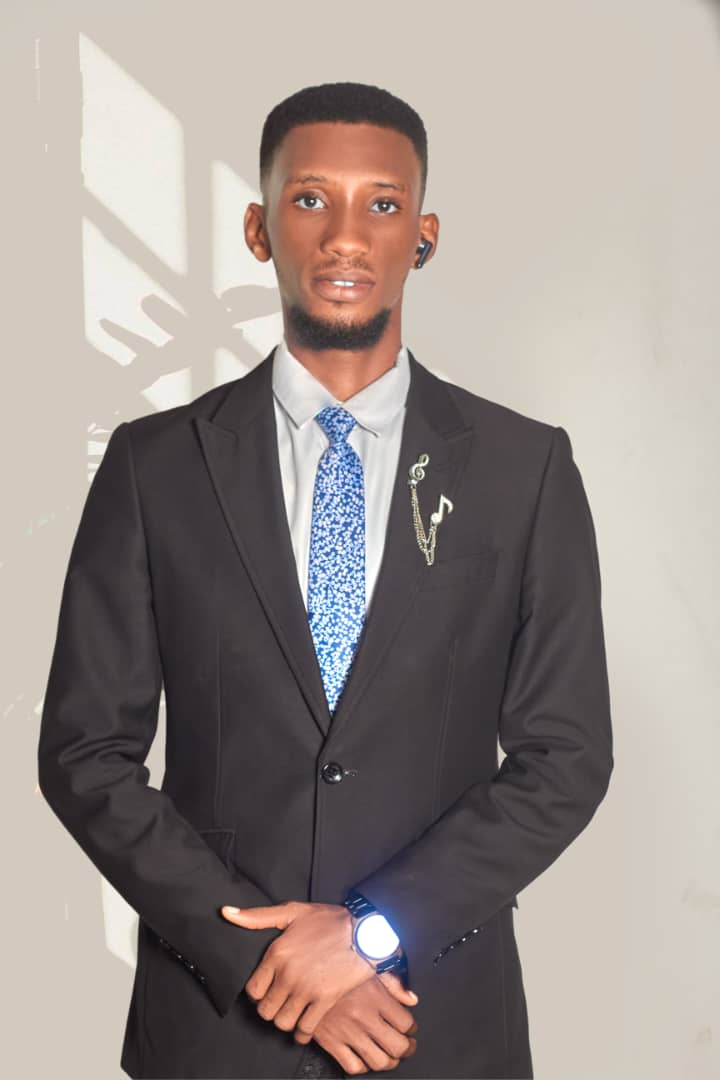
#> input picture uploads/students/student_2_1749073984.jpg, 720 x 1080 px
$ python opencv_face_encoder.py ../../uploads/students/student_2_1749073984.jpg ../../uploads/students/student_6_1749138528.jpg   (older library calls are emulated)
#> lines starting #> are read from the running program, lines starting #| are printed output that depends on the picture
import base64
import cv2
import numpy as np
import json
from PIL import Image
import io
import os
import sys

class ImageEncoder:
    def __init__(self):
        self.supported_formats = ['jpg', 'jpeg', 'png', 'bmp']

        # Initialize multiple face detectors for better detection
        self.face_cascade_default = cv2.CascadeClassifier(cv2.data.haarcascades + 'haarcascade_frontalface_default.xml')
        self.face_cascade_alt = cv2.CascadeClassifier(cv2.data.haarcascades + 'haarcascade_frontalface_alt.xml')
        self.face_cascade_profile = cv2.CascadeClassifier(cv2.data.haarcascades + 'haarcascade_profileface.xml')

        # Try to initialize DNN face detector if available
        self.dnn_net = None
        try:
            # You can download these files and place them in your project directory
            # For now, we'll use cascade classifiers only
            pass
        except:
            pass

    def validate_image(self, image_path):
        """Validate if the uploaded image is valid and contains a face"""
        try:
            # Check if file exists
            if not os.path.exists(image_path):
                return False, "Image file not found"

            # Check file size
            file_size = os.path.getsize(image_path)
            if file_size == 0:
                return False, "Image file is empty"

            # Check file extension
            file_ext = image_path.lower().split('.')[-1]
            if file_ext not in self.supported_formats:
                return False, f"Unsupported format. Supported formats: {', '.join(self.supported_formats)}"

            # Load and validate image
            image = cv2.imread(image_path)
            if image is None:
                return False, "Could not load image file"

            # Check image dimensions
            height, width = image.shape[:2]
            if height < 50 or width < 50:
                return False, "Image is too small for face detection"

            # Convert to grayscale for face detection
            gray = cv2.cvtColor(image, cv2.COLOR_BGR2GRAY)

            # Try multiple detection methods
            faces = self._detect_faces_multiple_methods(gray)

            if len(faces) == 0:
                return False, "No face detected in the image. Please ensure good lighting and face is clearly visible."

            if len(faces) > 5:  # Relaxed from 1 to allow some flexibility
                return False, f"Too many faces detected ({len(faces)}). Please upload an image with fewer faces"

            return True, f"Image is valid - {len(faces)} face(s) detected"

        except Exception as e:
            return False, f"Error validating image: {str(e)}"

    def _detect_faces_multiple_methods(self, gray_image):
        """Try multiple face detection methods for better accuracy"""
        all_faces = []

        # Method 1: Default frontal face detector with multiple scale factors
        for scale_factor in [1.05, 1.1, 1.15, 1.2, 1.3]:
            for min_neighbors in [3, 4, 5, 6]:
                try:
                    faces = self.face_cascade_default.detectMultiScale(
                        gray_image,
                        scaleFactor=scale_factor,
                        minNeighbors=min_neighbors,
                        minSize=(20, 20),  # Reduced minimum size
                        maxSize=(300, 300),  # Added maximum size
                        flags=cv2.CASCADE_SCALE_IMAGE
                    )
                    if len(faces) > 0:
                        all_faces.extend(faces)
                except:
                    continue

        # Method 2: Alternative frontal face detector
        try:
            faces_alt = self.face_cascade_alt.detectMultiScale(
                gray_image,
                scaleFactor=1.1,
                minNeighbors=4,
                minSize=(20, 20),
                maxSize=(300, 300)
            )
            if len(faces_alt) > 0:
                all_faces.extend(faces_alt)
        except:
            pass

        # Method 3: Profile face detector
        try:
            faces_profile = self.face_cascade_profile.detectMultiScale(
                gray_image,
                scaleFactor=1.1,
                minNeighbors=4,
                minSize=(20, 20),
                maxSize=(300, 300)
            )
            if len(faces_profile) > 0:
                all_faces.extend(faces_profile)
        except:
            pass

        # Method 4: Try with histogram equalization
        try:
            equalized = cv2.equalizeHist(gray_image)
            faces_eq = self.face_cascade_default.detectMultiScale(
                equalized,
                scaleFactor=1.1,
                minNeighbors=4,
                minSize=(20, 20),
                maxSize=(300, 300)
            )
            if len(faces_eq) > 0:
                all_faces.extend(faces_eq)
        except:
            pass

        # Method 5: Try with CLAHE (Contrast Limited Adaptive Histogram Equalization)
        try:
            clahe = cv2.createCLAHE(clipLimit=2.0, tileGridSize=(8,8))
            clahe_img = clahe.apply(gray_image)
            faces_clahe = self.face_cascade_default.detectMultiScale(
                clahe_img,
                scaleFactor=1.1,
                minNeighbors=4,
                minSize=(20, 20),
                maxSize=(300, 300)
            )
            if len(faces_clahe) > 0:
                all_faces.extend(faces_clahe)
        except:
            pass

        # Remove duplicates and merge overlapping detections
        if len(all_faces) > 0:
            all_faces = self._merge_overlapping_faces(all_faces)

        return all_faces

    def _merge_overlapping_faces(self, faces):
        """Merge overlapping face detections"""
        if len(faces) <= 1:
            return faces

        # Convert to list of tuples for easier processing
        faces_list = [tuple(face) for face in faces]
        merged_faces = []

        for face in faces_list:
            x1, y1, w1, h1 = face
            is_duplicate = False

            for existing_face in merged_faces:
                x2, y2, w2, h2 = existing_face

                # Calculate overlap
                overlap_x = max(0, min(x1 + w1, x2 + w2) - max(x1, x2))
                overlap_y = max(0, min(y1 + h1, y2 + h2) - max(y1, y2))
                overlap_area = overlap_x * overlap_y

                area1 = w1 * h1
                area2 = w2 * h2

                # If overlap is significant, consider it a duplicate
                if overlap_area > 0.3 * min(area1, area2):
                    is_duplicate = True
                    break

            if not is_duplicate:
                merged_faces.append(face)

        return np.array(merged_faces)

    def extract_face_features(self, image_path):
        """Extract face features using multiple methods for better accuracy"""
        try:
            # Load image
            image = cv2.imread(image_path)
            if image is None:
                return None, "Could not load image file"

            # Convert to grayscale
            gray = cv2.cvtColor(image, cv2.COLOR_BGR2GRAY)

            # Detect faces using improved method
            faces = self._detect_faces_multiple_methods(gray)

            if len(faces) == 0:
                return None, "No face found in image"

            # Get the largest face (most likely to be the main subject)
            if len(faces) > 1:
                face_areas = [w * h for (x, y, w, h) in faces]
                largest_face_idx = np.argmax(face_areas)
                x, y, w, h = faces[largest_face_idx]
            else:
                x, y, w, h = faces[0]

            # Add some padding around the face
            padding = int(min(w, h) * 0.1)
            x = max(0, x - padding)
            y = max(0, y - padding)
            w = min(gray.shape[1] - x, w + 2 * padding)
            h = min(gray.shape[0] - y, h + 2 * padding)

            # Extract face region
            face_roi = gray[y:y+h, x:x+w]

            # Resize face to standard size for consistency
            face_resized = cv2.resize(face_roi, (100, 100))

            # Apply preprocessing to improve feature extraction
            face_processed = self._preprocess_face(face_resized)

            # Extract multiple types of features for better recognition
            features = []

            # 1. Histogram features
            hist_features = self._extract_histogram_features(face_processed)
            features.extend(hist_features)

            # 2. Simple LBP features (fixed version)
            lbp_features = self._extract_simple_lbp_features(face_processed)
            features.extend(lbp_features)

            # 3. Pixel intensity features (normalized)
            pixel_features = self._extract_pixel_features(face_processed)
            features.extend(pixel_features)

            # 4. Gradient features
            gradient_features = self._extract_gradient_features(face_processed)
            features.extend(gradient_features)

            # Convert to numpy array and normalize
            features = np.array(features, dtype=np.float32)
            features = self._normalize_features(features)

            # Store face data
            face_data = {
                'features': features.tolist(),
                'face_region': {
                    'x': int(x),
                    'y': int(y),
                    'width': int(w),
                    'height': int(h)
                },
                'face_image_base64': self._face_to_base64(face_resized),
                'total_faces_detected': len(faces)
            }

            return face_data, "Face feature extraction successful"

        except Exception as e:
            return None, f"Error extracting face features: {str(e)}"

    def _preprocess_face(self, face_image):
        """Preprocess face image for better feature extraction"""
        try:
            # Apply CLAHE for better contrast
            clahe = cv2.createCLAHE(clipLimit=2.0, tileGridSize=(8,8))
            enhanced = clahe.apply(face_image)

            # Apply Gaussian blur to reduce noise
            blurred = cv2.GaussianBlur(enhanced, (3, 3), 0)

            return blurred
        except:
            return face_image

    def _extract_gradient_features(self, face_image):
        """Extract gradient-based features"""
        try:
            # Calculate gradients
            grad_x = cv2.Sobel(face_image, cv2.CV_64F, 1, 0, ksize=3)
            grad_y = cv2.Sobel(face_image, cv2.CV_64F, 0, 1, ksize=3)

            # Gradient magnitude and direction
            magnitude = np.sqrt(grad_x**2 + grad_y**2)
            direction = np.arctan2(grad_y, grad_x)

            # Extract statistical features from gradients
            features = [
                np.mean(magnitude),
                np.std(magnitude),
                np.mean(direction),
                np.std(direction),
                np.max(magnitude),
                np.min(magnitude)
            ]

            return features
        except:
            return [0.0] * 6

    def _extract_histogram_features(self, face_image):
        """Extract histogram features from face image"""
        try:
            # Calculate histogram
            hist = cv2.calcHist([face_image], [0], None, [64], [0, 256])  # Reduced bins for efficiency
            # Normalize histogram
            hist = hist.flatten()
            hist = hist / (hist.sum() + 1e-7)  # Avoid division by zero
            return hist.tolist()
        except:
            return [0.0] * 64

    def _extract_simple_lbp_features(self, face_image):
        """Extract simplified LBP features - IMPROVED VERSION"""
        try:
            lbp_features = []

            # Divide face into regions for local features
            h, w = face_image.shape
            regions_h, regions_w = 6, 6  # Increased to 6x6 grid for more detail
            region_h, region_w = h // regions_h, w // regions_w

            for i in range(regions_h):
                for j in range(regions_w):
                    # Extract region
                    y_start, y_end = i * region_h, min((i + 1) * region_h, h)
                    x_start, x_end = j * region_w, min((j + 1) * region_w, w)
                    region = face_image[y_start:y_end, x_start:x_end]

                    if region.size == 0:
                        lbp_features.extend([0.0, 0.0, 0.0, 0.0])
                        continue

                    # Statistical features for this region
                    mean_val = np.mean(region)
                    std_val = np.std(region)

                    # Add some simple pattern features
                    try:
                        grad_x = cv2.Sobel(region, cv2.CV_64F, 1, 0, ksize=3)
                        grad_y = cv2.Sobel(region, cv2.CV_64F, 0, 1, ksize=3)
                        grad_magnitude = np.sqrt(grad_x**2 + grad_y**2)

                        lbp_features.extend([
                            float(mean_val),
                            float(std_val),
                            float(np.mean(grad_magnitude)),
                            float(np.std(grad_magnitude))
                        ])
                    except:
                        lbp_features.extend([
                            float(mean_val),
                            float(std_val),
                            0.0,
                            0.0
                        ])

            return lbp_features

        except Exception as e:
            # Fallback to simple statistical features
            try:
                return [
                    float(np.mean(face_image)),
                    float(np.std(face_image)),
                    float(np.min(face_image)),
                    float(np.max(face_image))
                ]
            except:
                return [0.0, 0.0, 0.0, 0.0]

    def _extract_pixel_features(self, face_image):
        """Extract normalized pixel intensity features"""
        try:
            # Resize to smaller size for manageable feature vector
            small_face = cv2.resize(face_image, (16, 16))  # Reduced from 20x20 for efficiency
            # Normalize pixel values
            pixels = small_face.flatten().astype(np.float32) / 255.0
            return pixels.tolist()
        except:
            return [0.0] * 256

    def _normalize_features(self, features):
        """Normalize feature vector"""
        try:
            # Handle edge cases
            if len(features) == 0:
                return features

            # Convert to float32
            features = features.astype(np.float32)

            # Replace any NaN or inf values
            features = np.nan_to_num(features, nan=0.0, posinf=1.0, neginf=-1.0)

            # L2 normalization
            norm = np.linalg.norm(features)
            if norm > 1e-6:  # More robust threshold
                features = features / norm

            return features
        except:
            return np.zeros_like(features, dtype=np.float32)

    def _face_to_base64(self, face_image):
        """Convert face image to base64 string for storage"""
        try:
            # Encode image to PNG format
            _, buffer = cv2.imencode('.png', face_image)
            # Convert to base64
            face_base64 = base64.b64encode(buffer).decode('utf-8')
            return face_base64
        except:
            return None

    def process_student_image(self, image_path, student_id):
        """Complete processing of student image for registration"""
        try:
            # Log processing start
            # sys.stderr.write(f"Starting image processing for student {student_id}\n")

            # Validate image
            is_valid, validation_msg = self.validate_image(image_path)
#> in validate_image, image is the input picture: shape (1080, 720, 3); mean B, G, R 140.1, 145, 154.6
#> in validate_image, `gray = cv2.cvtColor(image, cv2.COLOR_BGR2GRAY)`:
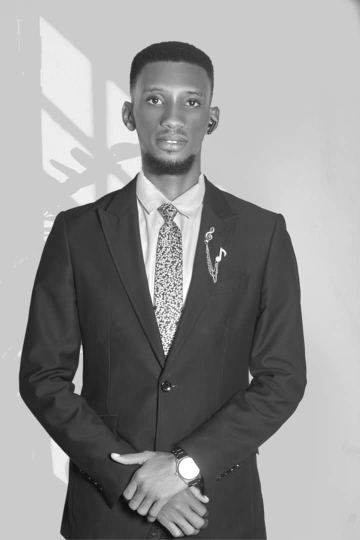
#> gray: shape (1080, 720) (shown at 1/2 size); min 5, max 255, mean 147.2
#> after the loop in _detect_faces_multiple_methods, `for scale_factor in [1.05, 1.1, 1.15, 1.2, 1.3]:`: all_faces = 43 items, first 6: [314, 641, 44, 44], [332, 398, 76, 76], [295, 382, 116, 116], [249, 132, 193, 193], [314, 641, 44, 44], [332, 398, 76, 76]
#> in _detect_faces_multiple_methods, `faces_alt = self.face_cascade_alt.detectMultiScale( gray_image, scaleF..`: faces_alt = [[257, 136, 180, 180]]
#> in _detect_faces_multiple_methods, `faces_profile = self.face_cascade_profile.detectMultiScale( gray_image..`: faces_profile = ()
#> in _detect_faces_multiple_methods, `equalized = cv2.equalizeHist(gray_image)`:
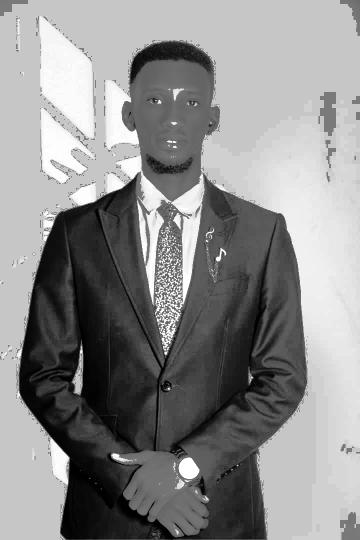
#> equalized: shape (1080, 720) (shown at 1/2 size); min 0, max 255, mean 139.7
#> in _detect_faces_multiple_methods, `faces_eq = self.face_cascade_default.detectMultiScale( equalized, scal..`: faces_eq = [[281, 407, 53, 53], [289, 378, 127, 127], [251, 126, 188, 188]]
#> in _detect_faces_multiple_methods, `clahe_img = clahe.apply(gray_image)`:
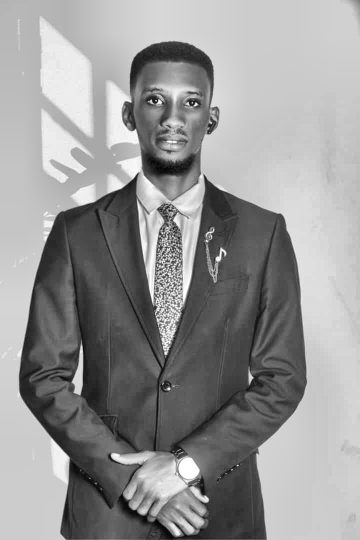
#> clahe_img: shape (1080, 720) (shown at 1/2 size); min 1, max 255, mean 149.7
#> in _detect_faces_multiple_methods, `faces_clahe = self.face_cascade_default.detectMultiScale( clahe_img, s..`: faces_clahe = [[63, 418, 53, 53], [335, 400, 76, 76], [293, 379, 123, 123], [254, 134, 183, 183]]
#> in _merge_overlapping_faces, `faces_list = [tuple(face) for face in faces]`: faces_list = 51 items, first 6: (314, 641, 44, 44), (332, 398, 76, 76), (295, 382, 116, 116), (249, 132, 193, 193), (314, 641, 44, 44), (332, 398, 76, 76)
#> the loop in _merge_overlapping_faces, `for face in faces_list:` made 51 passes
#> after the loop in _merge_overlapping_faces, `for face in faces_list:`: merged_faces = [(314, 641, 44, 44), (332, 398, 76, 76), (249, 132, 193, 193), (281, 407, 53, 53), (63, 418, 53, 53)]
#> in _detect_faces_multiple_methods, `all_faces = self._merge_overlapping_faces(all_faces)`: all_faces = [[314, 641, 44, 44], [332, 398, 76, 76], [249, 132, 193, 193], [281, 407, 53, 53], [63, 418, 53, 53]]
#> in validate_image, `faces = self._detect_faces_multiple_methods(gray)`: faces has the same summary as all_faces in _detect_faces_multiple_methods
            # sys.stderr.write(f"Validation result: {is_valid}, {validation_msg}\n")

            if not is_valid:
                return {
                    'success': False,
                    'message': validation_msg,
                    'data': None
                }

            # Extract face features
            face_data, extraction_msg = self.extract_face_features(image_path)
            # sys.stderr.write(f"Feature extraction result: {extraction_msg}\n")

            if face_data is None:
                return {
                    'success': False,
                    'message': extraction_msg,
                    'data': None
                }

            # Format response to match PHP expectations
            processed_data = {
                'face_encoding': face_data['features'],  # Direct array for PHP compareFaces()
                'student_id': student_id,
                'face_features_json': json.dumps(face_data['features']),  # For database storage
                'face_region': json.dumps(face_data['face_region']),
                'face_image_base64': face_data['face_image_base64'],
                'features_length': len(face_data['features']),
                'validation_message': validation_msg,
                'extraction_method': 'OpenCV_Enhanced_Features',
                'total_faces_detected': face_data.get('total_faces_detected', 1)
            }

            # sys.stderr.write(f"Successfully processed {len(face_data['features'])} features\n")

            return {
                'success': True,
                'message': 'Face encoding successful',
                'data': processed_data
            }

        except Exception as e:
            error_msg = f"Error processing image: {str(e)}"
            # sys.stderr.write(f"Processing error: {error_msg}\n")
            return {
                'success': False,
                'message': error_msg,
                'data': None
            }

    # [76 lines left out: function compare_faces, not called in this run]

def register_student_image(image_path, student_id):
    """Function to be called from PHP during student registration"""
    try:
        encoder = ImageEncoder()
        result = encoder.process_student_image(image_path, student_id)
#> in process_student_image, `is_valid, validation_msg = self.validate_image(image_path)`: is_valid = True; validation_msg = 'Image is valid - 5 face(s) detected'
#> the loop in _merge_overlapping_faces (call 2), `for face in faces_list:` made 51 passes
#> in extract_face_features, `faces = self._detect_faces_multiple_methods(gray)`: faces has the same summary as all_faces in _detect_faces_multiple_methods
#> in extract_face_features, `face_areas = [w * h for (x, y, w, h) in faces]`: face_areas = [1936, 5776, 37249, 2809, 2809]
#> in extract_face_features, `largest_face_idx = np.argmax(face_areas)`: largest_face_idx = 2
#> in extract_face_features, `x, y, w, h = faces[largest_face_idx]`: x = 249; y = 132; w = 193
#> in extract_face_features, `padding = int(min(w, h) * 0.1)`: padding = 19
#> in extract_face_features, `x = max(0, x - padding)`: x = 230
#> in extract_face_features, `y = max(0, y - padding)`: y = 113
#> in extract_face_features, `w = min(gray.shape[1] - x, w + 2 * padding)`: w = 231
#> in extract_face_features, `face_roi = gray[y:y+h, x:x+w]`:
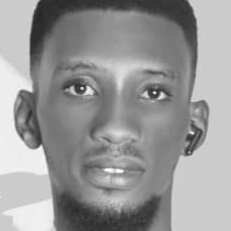
#> face_roi: shape (231, 231); min 38, max 255, mean 151.4
#> in extract_face_features, `face_resized = cv2.resize(face_roi, (100, 100))`:
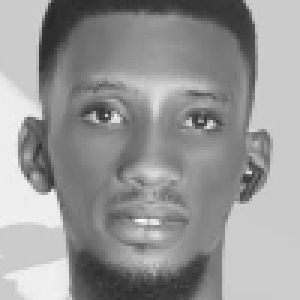
#> face_resized: shape (100, 100) (shown 3 times larger); min 39, max 253, mean 151.3
#> (the rest of the program and of its run is left out)
